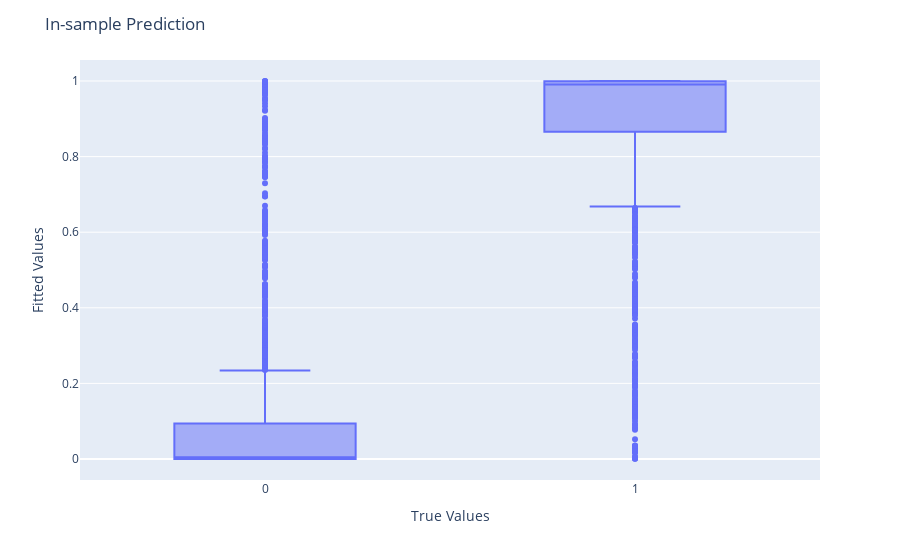

Here is the notebook cell this chart was saved with:
### Markdown cell above
This is how you plot fitted (estimated) probabilities from a logistic model against the original categories.
- This is in-sample fitting.
- Hard to read?
- Is there any information to tell?

### Code cell
fitted_values = results.predict(X)
plot_data = pd.DataFrame({'Fitted Values': fitted_values, 'True Values': df_spam['spam']})

# Create the box plot using Plotly
fig = px.box(plot_data, x='True Values', y='Fitted Values')

# Update the plot layout
fig.update_layout(
    title="In-sample Prediction",
    xaxis_title="True Values",
    yaxis_title="Fitted Values",
)

# Show the plot
fig.show()

### Figure 1 — Plotly figure (JSON) as saved in the notebook; plotly's stock layout.template omitted (floating-point values rounded to 4 significant figures; data arrays with more than 128 entries replaced by an {"elided": "..."} marker saying what was removed)
{"data": [{"alignmentgroup": "True", "hovertemplate": "True Values=%{x}<br>Fitted Values=%{y}<extra></extra>", "legendgroup": "", "marker": {"color": "#636efa"}, "name": "", "notched": false, "offsetgroup": "", "orientation": "v", "showlegend": false, "type": "box", "x": {"elided": "4601 int values"}, "x0": " ", "xaxis": "x", "y": {"elided": "4601 float values"}, "y0": " ", "yaxis": "y"}], "layout": {"boxmode": "group", "legend": {"tracegroupgap": 0}, "margin": {"t": 60}, "title": {"text": "In-sample Prediction"}, "xaxis": {"anchor": "y", "domain": [0, 1], "title": {"text": "True Values"}}, "yaxis": {"anchor": "x", "domain": [0, 1], "title": {"text": "Fitted Values"}}}}
